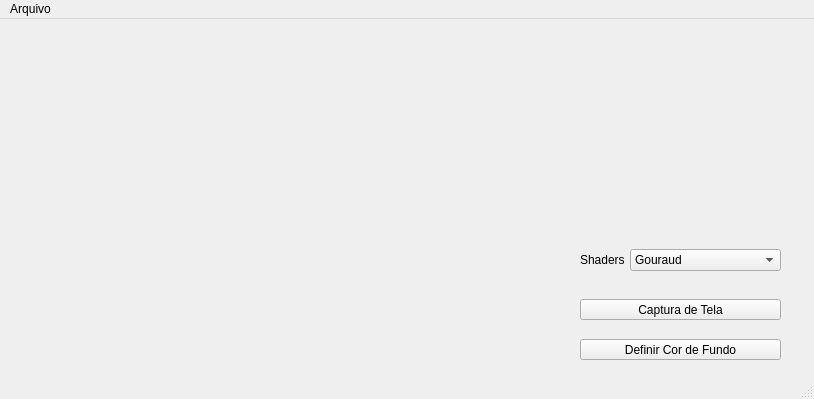
<?xml version="1.0" encoding="UTF-8"?>
<ui version="4.0">
 <class>MainWindow</class>
 <widget class="QMainWindow" name="MainWindow">
  <property name="geometry">
   <rect>
    <x>0</x>
    <y>0</y>
    <width>814</width>
    <height>399</height>
   </rect>
  </property>
  <property name="sizePolicy">
   <sizepolicy hsizetype="Preferred" vsizetype="Preferred">
    <horstretch>0</horstretch>
    <verstretch>0</verstretch>
   </sizepolicy>
  </property>
  <property name="mouseTracking">
   <bool>false</bool>
  </property>
  <property name="focusPolicy">
   <enum>Qt::NoFocus</enum>
  </property>
  <property name="windowTitle">
   <string>MainWindow</string>
  </property>
  <property name="autoFillBackground">
   <bool>true</bool>
  </property>
  <widget class="QWidget" name="centralwidget">
   <widget class="GLWidget" name="widget" native="true">
    <property name="geometry">
     <rect>
      <x>10</x>
      <y>10</y>
      <width>531</width>
      <height>351</height>
     </rect>
    </property>
    <property name="sizePolicy">
     <sizepolicy hsizetype="Preferred" vsizetype="Preferred">
      <horstretch>0</horstretch>
      <verstretch>0</verstretch>
     </sizepolicy>
    </property>
    <property name="focusPolicy">
     <enum>Qt::StrongFocus</enum>
    </property>
   </widget>
   <widget class="QComboBox" name="boxShader">
    <property name="geometry">
     <rect>
      <x>630</x>
      <y>230</y>
      <width>151</width>
      <height>22</height>
     </rect>
    </property>
    <property name="styleSheet">
     <string notr="true"/>
    </property>
    <item>
     <property name="text">
      <string>Gouraud</string>
     </property>
    </item>
    <item>
     <property name="text">
      <string>Phong</string>
     </property>
    </item>
    <item>
     <property name="text">
      <string>Phong2</string>
     </property>
    </item>
    <item>
     <property name="text">
      <string>Phong3</string>
     </property>
    </item>
   </widget>
   <widget class="QLabel" name="lblShader">
    <property name="geometry">
     <rect>
      <x>580</x>
      <y>230</y>
      <width>47</width>
      <height>21</height>
     </rect>
    </property>
    <property name="text">
     <string>Shaders</string>
    </property>
   </widget>
   <widget class="QPushButton" name="btnCaptura">
    <property name="geometry">
     <rect>
      <x>580</x>
      <y>280</y>
      <width>201</width>
      <height>21</height>
     </rect>
    </property>
    <property name="text">
     <string>Captura de Tela</string>
    </property>
   </widget>
   <widget class="QPushButton" name="btnFundo">
    <property name="geometry">
     <rect>
      <x>580</x>
      <y>320</y>
      <width>201</width>
      <height>21</height>
     </rect>
    </property>
    <property name="styleSheet">
     <string notr="true"/>
    </property>
    <property name="text">
     <string>Definir Cor de Fundo</string>
    </property>
   </widget>
  </widget>
  <widget class="QMenuBar" name="menubar">
   <property name="geometry">
    <rect>
     <x>0</x>
     <y>0</y>
     <width>814</width>
     <height>20</height>
    </rect>
   </property>
   <widget class="QMenu" name="menuArquivo">
    <property name="title">
     <string>Arquivo</string>
    </property>
    <addaction name="separator"/>
    <addaction name="actionAbrir"/>
   </widget>
   <addaction name="menuArquivo"/>
  </widget>
  <widget class="QStatusBar" name="statusbar">
   <property name="mouseTracking">
    <bool>false</bool>
   </property>
  </widget>
  <action name="actionAbrir">
   <property name="text">
    <string>Abrir</string>
   </property>
  </action>
 </widget>
 <customwidgets>
  <customwidget>
   <class>GLWidget</class>
   <extends>QWidget</extends>
   <header>glwidget.h</header>
   <container>1</container>
   <slots>
    <signal>statusBarMessage(QString)</signal>
    <signal>setShaderIndex(int)</signal>
    <signal>setLabelText(QString)</signal>
    <slot>toggleBackgroundColor(bool)</slot>
    <slot>showFileOpenDialog()</slot>
    <slot>takeScreenshot()</slot>
    <slot>definirCorFundo()</slot>
    <slot>changeShader(int)</slot>
    <slot>changeAmbientLight()</slot>
    <slot>changeDiffuseLight()</slot>
    <slot>changeSpecularLight()</slot>
    <slot>changeAmbientMaterial()</slot>
    <slot>changeSpecularMaterial()</slot>
    <slot>changeDiffuseMaterial()</slot>
    <slot>redefinirObjeto()</slot>
   </slots>
  </customwidget>
 </customwidgets>
 <resources/>
 <connections>
  <connection>
   <sender>actionAbrir</sender>
   <signal>triggered()</signal>
   <receiver>widget</receiver>
   <slot>showFileOpenDialog()</slot>
   <hints>
    <hint type="sourcelabel">
     <x>-1</x>
     <y>-1</y>
    </hint>
    <hint type="destinationlabel">
     <x>230</x>
     <y>180</y>
    </hint>
   </hints>
  </connection>
  <connection>
   <sender>btnCaptura</sender>
   <signal>clicked()</signal>
   <receiver>widget</receiver>
   <slot>takeScreenshot()</slot>
   <hints>
    <hint type="sourcelabel">
     <x>632</x>
     <y>285</y>
    </hint>
    <hint type="destinationlabel">
     <x>230</x>
     <y>205</y>
    </hint>
   </hints>
  </connection>
  <connection>
   <sender>btnFundo</sender>
   <signal>clicked()</signal>
   <receiver>widget</receiver>
   <slot>definirCorFundo()</slot>
   <hints>
    <hint type="sourcelabel">
     <x>632</x>
     <y>335</y>
    </hint>
    <hint type="destinationlabel">
     <x>230</x>
     <y>205</y>
    </hint>
   </hints>
  </connection>
  <connection>
   <sender>widget</sender>
   <signal>statusBarMessage(QString)</signal>
   <receiver>statusbar</receiver>
   <slot>showMessage(QString)</slot>
   <hints>
    <hint type="sourcelabel">
     <x>230</x>
     <y>205</y>
    </hint>
    <hint type="destinationlabel">
     <x>406</x>
     <y>388</y>
    </hint>
   </hints>
  </connection>
  <connection>
   <sender>widget</sender>
   <signal>setShaderIndex(int)</signal>
   <receiver>boxShader</receiver>
   <slot>setCurrentIndex(int)</slot>
   <hints>
    <hint type="sourcelabel">
     <x>230</x>
     <y>205</y>
    </hint>
    <hint type="destinationlabel">
     <x>647</x>
     <y>195</y>
    </hint>
   </hints>
  </connection>
  <connection>
   <sender>boxShader</sender>
   <signal>currentIndexChanged(int)</signal>
   <receiver>widget</receiver>
   <slot>changeShader(int)</slot>
   <hints>
    <hint type="sourcelabel">
     <x>647</x>
     <y>195</y>
    </hint>
    <hint type="destinationlabel">
     <x>230</x>
     <y>205</y>
    </hint>
   </hints>
  </connection>
 </connections>
</ui>
